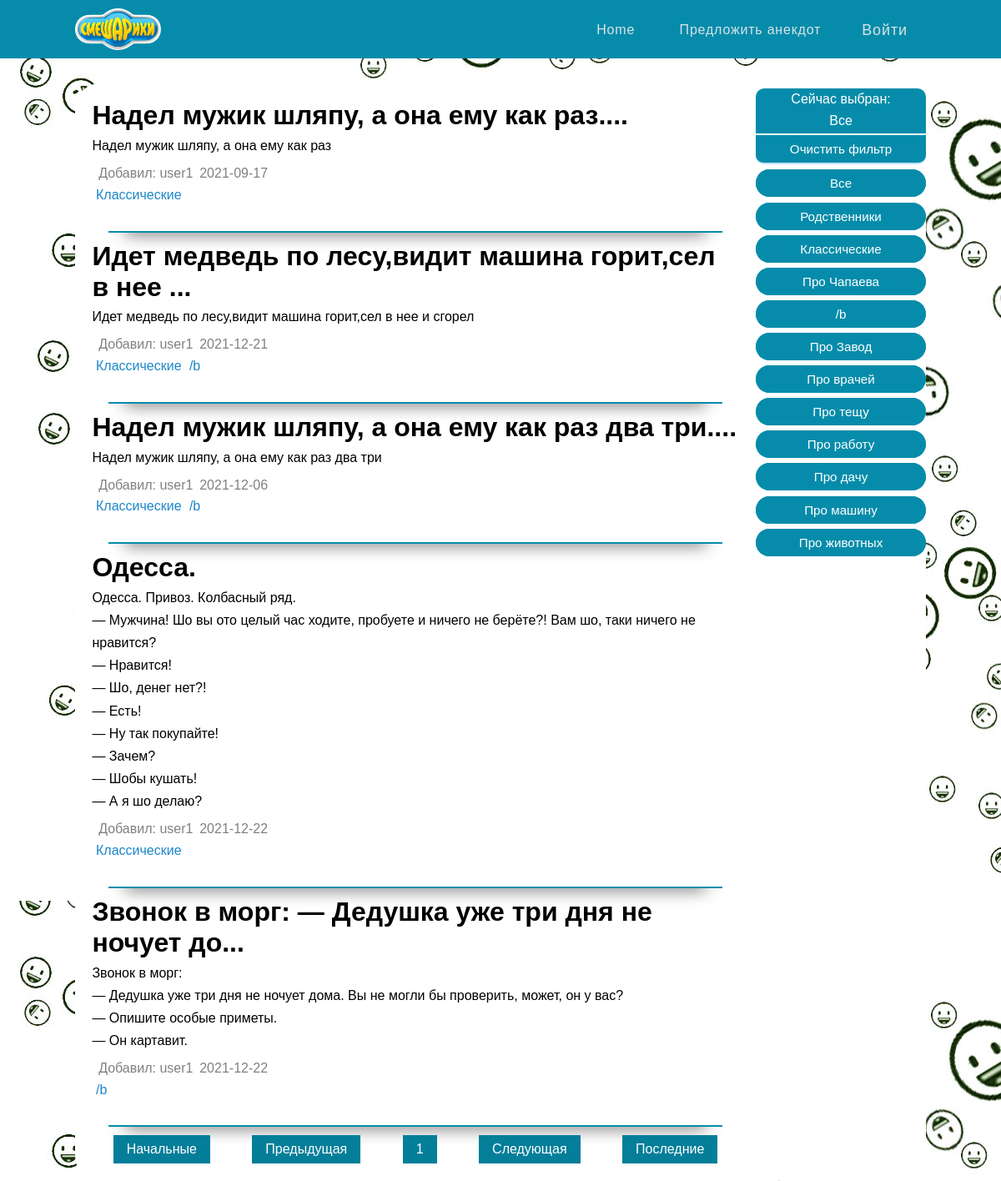
The page / on the database its author committed.
### tables this page shows
CREATE TABLE `anecdots` (
  `id_anecdot` int(11) NOT NULL,
  `anecdot_date` date NOT NULL,
  `anecdot_user` int(11) NOT NULL,
  `anecdot` text NOT NULL,
  `akceptet` tinyint(1) NOT NULL DEFAULT '0'
);

CREATE TABLE `users` (
  `id_user` int(11) NOT NULL,
  `user` varchar(50) NOT NULL,
  `password` varchar(50) NOT NULL,
  `id_role` int(11) NOT NULL
);

CREATE TABLE `anecdots_tags` (
  `id_anecdots_tags` int(11) NOT NULL,
  `id_anecdot` int(11) NOT NULL,
  `id_tag` int(11) NOT NULL
);

CREATE TABLE `tags` (
  `id_tag` int(11) NOT NULL,
  `tag` varchar(250) NOT NULL
);

### index.php (the view, shortened to what this page needs)
<?php
require_once('php/db.php');
$id_tg=$_SESSION['id_tag'];
if (isset($_GET['pageno'])) {
    $pageno = $_GET['pageno'];
} else {
    $pageno = 1;
}
$no_of_records_per_page = 5;
$offset = ($pageno-1) * $no_of_records_per_page;
if ($id_tg == 1) {
    $stmt=$pdo->prepare("SELECT * FROM users INNER JOIN anecdots ON users.id_user = anecdots.anecdot_user WHERE akceptet=1 ");
    $stmt->execute();
    $anecdotarray = $stmt->fetchAll();
    $stmt=$pdo->prepare("SELECT COUNT(*) FROM users INNER JOIN anecdots ON users.id_user = anecdots.anecdot_user WHERE akceptet=1 ");
    $stmt->execute();
    $resultarray = $stmt->fetchAll();
    $total_pages = ceil($resultarray[0][0] / $no_of_records_per_page);
    $stmt=$pdo->prepare("SELECT * FROM users INNER JOIN anecdots ON users.id_user = anecdots.anecdot_user WHERE akceptet=1  LIMIT $offset, $no_of_records_per_page");
    $stmt->execute();
    $anecdotarray = $stmt->fetchAll();
}
$stmt=$pdo->prepare("SELECT * FROM tags");
$stmt->execute();
$tagsarray = $stmt->fetchAll();
?>
<!DOCTYPE html>
<html lang="en">
<head>
    <link href="https://cdnjs.cloudflare.com/ajax/libs/font-awesome/5.12.0-2/css/all.min.css" rel="stylesheet">
    <link rel="stylesheet" type="text/css" href="css/style.css">
</head>
<body>
    <header class="menu">
        <div class="container">
        <div class="menu-wrap">
        <a href="index.php"><img src="img/logo.png" class="logo-img" alt="Logo"></a>
            <nav>
                <ul>
                    <li><a href="index.php">Home</a></li>
                    <?php if($_SESSION['id_role']== 1 ||$_SESSION['id_role']== 2 ||$_SESSION['id_role']== 3 ):?>
                    <li><a href="php/suggest_anecdote.php">Предложить анекдот</a></li>
                    <?php else: ?>
                    <li><a href="php/login.php">Предложить анекдот</a></li>
                    <?php endif ?>
                </ul>
            </nav>
            <?php if(isset($_SESSION['username'])):?>
                <a class="Join" href="index.php"><?= $_SESSION['username'];?></a>
                <a class="Join" href="php/session_destroy.php">Выход</a>
            <?php else: ?>
                <a class="Join" href="php/login.php">Войти</a>
            <?php endif ?>
        </div>
    </div>
    </header>
    <div class="container-body">
        <div class="container-anec">
        <?php foreach ($anecdotarray as $anec):?>
            <form action="php/insert_suggest_anecdote.php" method="POST">
            <div class="anec_post">
            <?php
            $anech1=explode('.', $anec['anecdot']);
            $a=$anech1[0] .'.';
            if(strlen($a)<=50){
            echo '<h1 class="anec_post_h1">';
            echo $a;
            echo '</h1>';
            }
            else{
                $a=mb_substr($a,0,50,'UTF-8');
                $a=$a .'...';
                echo '<h1 class="anec_post_h1">';
                echo $a;
                echo '</h1>';
            }
            echo '<p class="anec_post_p">';
            echo nl2br($anec['anecdot']);
            echo '</p>';
            ?>
            <div class="anec_info">
                <p class="anecdot_user">Добавил: <?= $anec['user'] ?></p><p class="anecdot_date"><?= $anec['anecdot_date'] ?></p>
            </div>
                <?php
                $kill= $anec['id_anecdot'];
                $stmt=$pdo->prepare("SELECT * FROM anecdots INNER JOIN anecdots_tags ON anecdots.id_anecdot = anecdots_tags.id_anecdot INNER JOIN tags ON anecdots_tags.id_tag = tags.id_tag WHERE anecdots.id_anecdot = $kill");
                $stmt->execute();
                $tagsallarray = $stmt->fetchAll();
                ?>
                 <div class="anec_tagi_nfo">
                <?php foreach ($tagsallarray as $alltags):?>
                <p class="tags_index"><?= $alltags['tag'] ?></p>
                <?php endforeach;?>
                </div>
            <div class="conteiner_akceptet_button_anecdot">
			</div>
            <hr class="hr-shelf">
            </div>
            <?php endforeach;?>
        </form>
        <div class="pagination">
        <a href="?pageno=1">Начальные</a>
        <a href="<?php if($pageno <= 1){ echo '#'; } else { echo "?pageno=".($pageno - 1); } ?>">Предыдущая</a>
        <a href="?pageno=<?=$pageno?>"><?=$pageno?></a>
        <a href="<?php if($pageno >= $total_pages){ echo '#'; } else { echo "?pageno=".($pageno + 1); } ?>">Следующая</a>
        <a href="?pageno=<?php echo $total_pages; ?>">Последние</a>
        </div>
    </div>
    <div class="wrapper">
        <div class="menu-text-filtr">
            <a  class="menu-text-a">Cейчас выбран: </a> <br>
            <a  class="menu-text-a"><?= $tagsarray[$_SESSION['id_tag']-1][1] ?></a>
            <hr class="hr-filter">
            <form action="php/tags_anecdot.php" method="POST" >
                <a class="menu-text-a"><button class="button_tagss" type="submit" value="<?= $tagsa['id_tag'] ?>" name="Clear" id="Clear">Очистить фильтр</button></a>
            </form>
        </div>
            <form action="php/tags_anecdot.php" method="POST" >
                <?php foreach ($tagsarray as $tagsa):?>
                    <div class="menu-text">
                     <a class="menu-text-a"><button class="button_tagss" type="submit" value="<?= $tagsa['id_tag'] ?>" name="button_tag_wrap" id="button_tag_wrap"><?= $tagsa['tag'] ?></button></a>
                    </div>
                <?php endforeach;?>
            </form>
        </div>
    </div>
</body>
</html>

### css/style.css (style rules this page uses)
* { margin: 0; padding: 0; box-sizing: border-box; font-family: sans-serif; }
html { background-image: url(../img/fon.jpg); }
body { height: 100%; }
.container { padding: 0% 7.5% 0% 7.5%; }
.container-body { margin-top: 100px; display: flex; justify-content: space-between; padding: 0% 7.5% 0% 7.5%; border-radius: 10px; }
.container-anec { background-color: #ffffff; border-radius: 30px; width: 80%; padding: 2% }
header { height: 70px; background-color: #068caa; padding: 10px 0; position: fixed; top: 0; z-index: 100; width: 100%; }
.menu-wrap { display: flex; justify-content: space-between; }
.logo-img { height: 50px; }
nav { box-shadow: 7px 7px 5px rgba(0,0,0,0.6); text-align: center; position: absolute; background-color: #047e99; top:70px; left:0; width: 100%; }
nav ul { list-style-type: none; max-height: 0px; overflow: hidden; transition: all 0.5s; }
nav ul li { padding: 0 15px; }
nav ul li a { display: inline-block; padding: 12px 12px 0 12px; color: #DAE1E7; text-decoration: none; letter-spacing: 0.05em; }
.Join { text-align: center; display: inline-block; margin: 16px 2px 6px 2px; color: #DAE1E7; text-decoration: none; letter-spacing: 0.05em; font-size: 12px; }
@media (min-width: 800px) { nav { position: relative; top: -10px; background-color: transparent; border: 0px solid #000000; box-shadow: 0px 0px 0px rgba(0,0,0,0.6); } }
@media (min-width: 800px) { nav ul { max-height: 70px; padding: 15px 0; text-align: right; } }
@media (min-width: 800px) { nav ul li { display: inline-flex; padding-left: 10px; } }
@media (min-width: 800px) { .Join { text-align: center; display: inline-block; margin: 16px 22px 6px 22px; color: #DAE1E7; text-decoration: none; letter-spacing: 0.05em; font-size: 18px; } }
.anecdot_user { padding-top: 1.4%; color: #808080; margin-right: 1%; margin-left: 1%; }
.anecdot_date { padding-top: 1.4%; color: #808080; margin-right: 1%; }
.tags_index { margin-top: 1%; margin-right: 0.6%; margin-left: 0.6%; color: #1c87c9; }
.anec_info { display: flex; justify-content: left; }
.anec_tagi_nfo { display: flex; justify-content: left; }
.hr-shelf { margin: -30px auto 10px; padding: 0; height: 50px; border: none; border-bottom: 2px solid #068caa; box-shadow: 0 20px 20px -20px #333; width: 95%; }
.anec_post_h1 { padding-bottom: 0.5%; }
.anec_post_p { line-height: 1.7; }
.conteiner_akceptet_button_anecdot { padding-top: 2%; display: flex; justify-content: space-between; }
.wrapper { width: 20%; background-color: #fff; border-radius: 30px; }
.menu-text { background-color: #068caa; border-radius: 30px; margin-top: 3%; text-align: center; }
.menu-text-filtr { background-color: #068caa; border-radius: 10px; margin-top: 3%; text-align: center; border-bottom: 2px solid #BFE2FF; }
.menu-text-a { line-height: 1.6; color: #fff; text-decoration: none; }
.button_tagss { min-width: 100%; min-height: 100%; font-family: inherit; appearance: none; border: 0; border-radius: 30px; background: #068caa; color: #fff; padding: 8px 16px; margin-right: 3%; font-size: 1rem; cursor: pointer; font-size: 95%; }
.hr-filter { padding: 0; height: 5px; border: none; border-bottom: 2px solid #fff; width: 100%; }
.pagination { display: flex; justify-content: space-around; }
.pagination a { color: white; float: left; padding: 8px 16px; text-decoration: none; transition: background-color .3s; background-color: #047e99; }

### rows shown on the page
anecdots: a "Надел мужик шляпу, а она ему как раз....", anecdot "Надел мужик шляпу, а она ему как раз", anecdot_user.user "user1", anecdot_date "2021-09-17"
anecdots_tags: id_tag.tag "Классические"
anecdots: a "Идет медведь по лесу,видит машина горит,сел в нее ...", anecdot "Идет медведь по лесу,видит машина горит,сел в нее и сгорел", anecdot_user.user "user1", anecdot_date "2021-12-21"
anecdots_tags: id_tag.tag "Классические"
anecdots_tags: id_tag.tag "/b"
anecdots: a "Надел мужик шляпу, а она ему как раз два три....", anecdot "Надел мужик шляпу, а она ему как раз два три", anecdot_user.user "user1", anecdot_date "2021-12-06"
anecdots_tags: id_tag.tag "Классические"
anecdots_tags: id_tag.tag "/b"
anecdots: anecdot "Одесса.", anecdot "Одесса. Привоз. Колбасный ряд. — Мужчина! Шо вы ото целый час ходите, пробуете и ничего не берёте?! Вам шо, таки ничего не нравится? — Нравится! — Шо, денег нет?! — Есть! — Ну так покупайте! — Зачем? — Шобы кушать! — А я шо делаю?", anecdot_user.user "user1", anecdot_date "2021-12-22"
anecdots_tags: id_tag.tag "Классические"
anecdots: a "Звонок в морг: — Дедушка уже три дня не ночует до...", anecdot "Звонок в морг: — Дедушка уже три дня не ночует дома. Вы не могли бы проверить, может, он у вас? — Опишите особые приметы. — Он картавит.", anecdot_user.user "user1", anecdot_date "2021-12-22"
anecdots_tags: id_tag.tag "/b"
tags: tag "Все", $tagsa['id_tag'] 1 (drawn)
tags: $tagsa['id_tag'] 2 (drawn), tag "Родственники"
tags: $tagsa['id_tag'] 3 (drawn), tag "Классические"
tags: $tagsa['id_tag'] 4 (drawn), tag "Про Чапаева"
tags: $tagsa['id_tag'] 5 (drawn), tag "/b"
tags: $tagsa['id_tag'] 6 (drawn), tag "Про Завод"
tags: $tagsa['id_tag'] 7 (drawn), tag "Про врачей"
tags: $tagsa['id_tag'] 8 (drawn), tag "Про тещу"
tags: $tagsa['id_tag'] 9 (drawn), tag "Про работу"
tags: $tagsa['id_tag'] 10 (drawn), tag "Про дачу"
tags: $tagsa['id_tag'] 11 (drawn), tag "Про машину"
tags: $tagsa['id_tag'] 12 (drawn), tag "Про животных"

### other values the page prints
$pageno "1"
